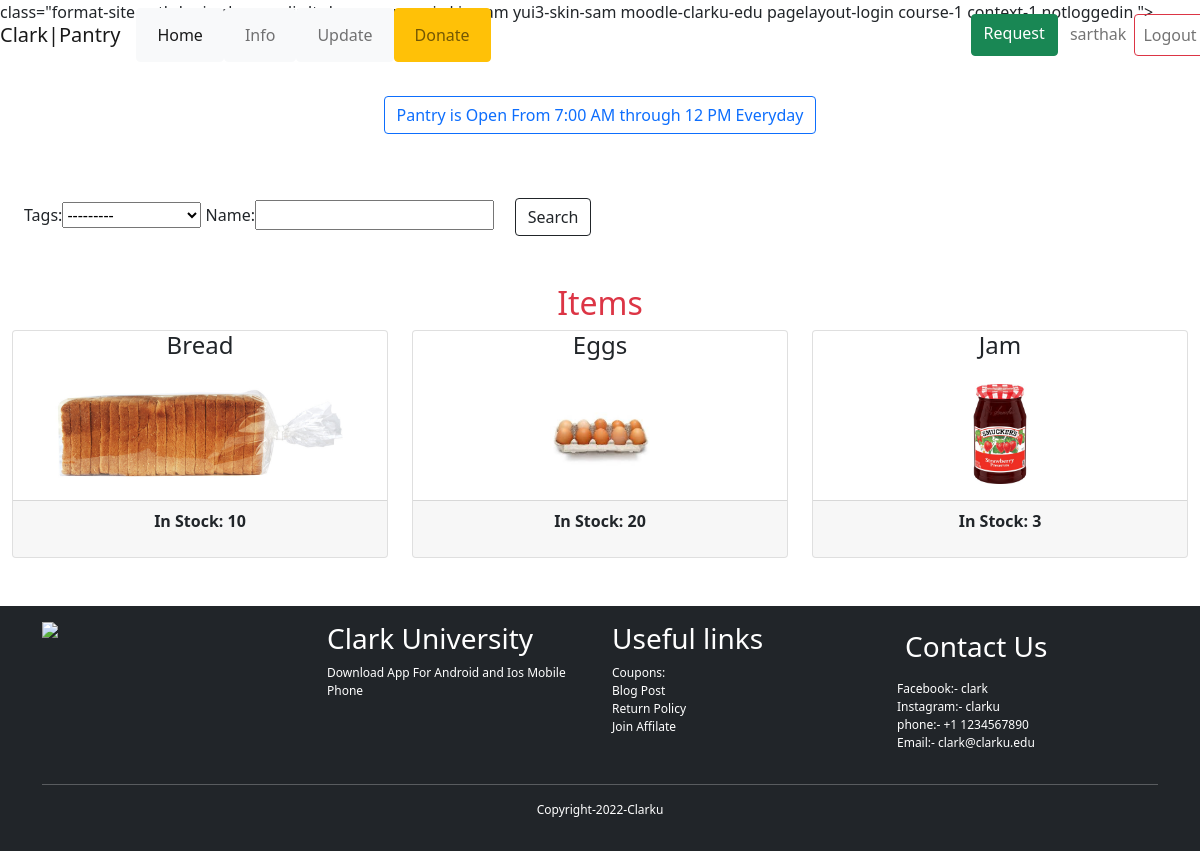
The app's page / (signed in) with its own data.
### shelf/models.py (models this page shows, shortened)
class Item(models.Model):
	name = models.CharField(max_length=200, null=True)
	id=models.IntegerField(primary_key=True)
	img = models.ImageField(null=True, blank=True)
	Stock = models.IntegerField(null=True)
	TAG = (
			('Perishable', 'Perishable'),
			('Non-perishable', 'Non-perishable'),
			('Health', 'Health'),
			)
	tags = models.CharField(max_length=200, null=True, choices=TAG)

### shelf/views.py (the view)
# urls.py: 2. Add a URL to urlpatterns:  path('', views.home, name='home')
def home(request):
	items = Item.objects.all()
	myFilter = ItemFilter(request.GET, queryset=items)
	items=myFilter.qs
	context= {'items':items,'myFilter':myFilter}
	return render(request, 'shelf/home.html', context)

### shelf/templates/shelf/home.html (shortened to what this page needs)
{% extends 'shelf/main.html'%}
{% load static %}
{% block content %}
<div class="container-fluid mb-2">
	<div class="row mb-5">
		<div class="col-md-12">
			<p class="text-center">
				<span class="btn btn-outline-primary">Pantry is Open From 7:00 AM through 12 PM Everyday</span>
			</p>
		</div>
	</div>
	<div class="row mx-auto mb-5" >
		<div class="col-md-12" style="align-items: center;">
			<form class="form-inline" role="form" method="get">
				{{myFilter.form}} &nbsp; &nbsp;
				<button class="btn btn-outline-dark"> Search </button>
			</form>
		</div>
	</div>
	<div class="row mb-5">
		<h2 class="text-center text-danger">Items</h2>
		<div class="cotainer">
			<div class="row">
				{%for i in items%}
				<div class="col-md-4">
					<div class="card">
						<div class="card-tile">
							<h4 class="text-center">{{i.name}}</h4>
						</div>
						<div class="card-body text-center">
							<img class="img-responsive" id="item_img" height="100px" src="{{i.img.url}}">
						</div>
						<div class="card-footer">
							<p class="Stock fw-bold text-center">In Stock: {{i.Stock}}</p>
						</div>
					</div>
				</div>
				{% endfor %}
			</div>
		</div>
	</div>
</div>
{%endblock%}

### shelf/templates/shelf/navbar.html (shortened to what this page needs)
{% load static %}
<head>
	<link rel="stylesheet" type="text/css"
		href="https://moodle.clarku.edu/theme/yui_combo.php?rollup/3.17.2/yui-moodlesimple-min.css" />
	<link rel="stylesheet" type="text/css"
		href="https://moodle.clarku.edu/theme/styles.php/boost/1646829495_1607948647/all" />
	<link rel="stylesheet" type="text/css" href="{% static 'css/bootstrap.min.css' %}" />
</head>
<nav id="page-login-index sticky-top">
	class="format-site  path-login chrome dir-ltr lang-en_us yui-skin-sam yui3-skin-sam moodle-clarku-edu pagelayout-login course-1 context-1 notloggedin ">
	<div class="fixed-top navbar navbar-light navbar-expand moodle-has-zindex">
		<a href="{% url 'home' %}" class="navbar-brand
                d-none d-sm-inline
                ">
			<span class="site-name d-none d-md-inline"><span class="clarku">Clark</span><span class="pipe">|</span><span
					class="moodle">Pantry</span></span>
		</a>
		<ul class="navbar-nav d-none d-md-flex">
			<li class="nav-item btn btn-light" style="color:black">
				<a class="nav-link active " aria-current="page" href="{% url 'home' %}">Home</a>
			</li>
			<li class="nav-item btn btn-light" style="color:black">
				<a class="nav-link " href="{% url 'info' %}">Info</a>
			</li>
			<li class="nav-item btn btn-light" style="color:black">
				<a class="nav-link" href="{% url 'update' %}">Update</a>
			</li>
			<li class="btn btn-warning" style="color:black">
				<a class="nav-link" href="{% url 'donate' %}">Donate</a>
			</li>
		</ul>
		<div class="login">
			<ul class="navbar-nav d-none d-md-flex">
				{% if request.user.is_anonymous %}
				<li class="nav-item">
					<span><a class="nav-link" href="{% url 'login' %}">Login/ Sign in</a></span>
				</li>
				{% else %}
				<a href="{% url 'request' %}" class="btn btn-success">Request</a>
				<li class="nav-item">
					<span id="user_name" class="nav-link ">{{request.user}}</span>
				</li>
				<li class="nav-item">
					<span class="logout"><a class=" nav-link btn btn-outline-danger" href="{% url 'logout' %}">Logout</a></span>
				</li>
				{% endif %}
			</ul>
		</div>
	</div>
</nav>
<br><br><br>

### shelf/templates/shelf/navbar.html (style rules this page uses)
.login { margin-left: 40%; }

### shelf/templates/shelf/home.html (style rules this page uses)
#item_img { height: 100px!important; }

### records on screen
Item: name "Bread", img (picture), Stock "10"
Item: name "Eggs", img (picture), Stock "20"
Item: name "Jam", img (picture), Stock "3"

### other values on screen
{{ request.user }} "sarthak"
